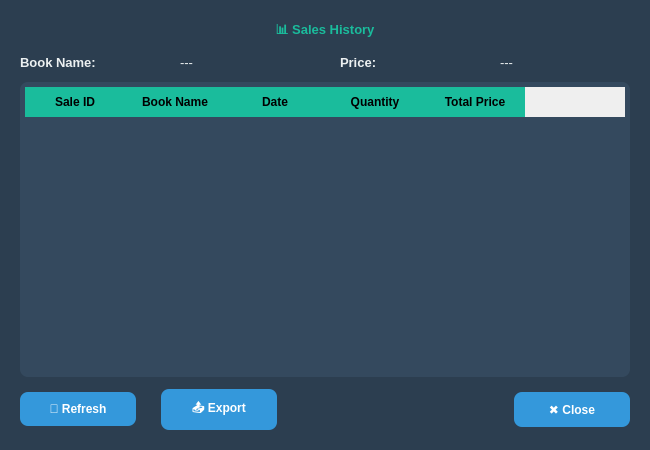
<?xml version="1.0" encoding="UTF-8"?>
<ui version="4.0">
 <class>SalesHistory</class>
 <widget class="QDialog" name="SalesHistory">
  <property name="windowTitle">
   <string>Sales History</string>
  </property>
  <property name="minimumSize">
   <size>
    <width>650</width>
    <height>450</height>
   </size>
  </property>
  <property name="maximumSize">
   <size>
    <width>900</width>
    <height>650</height>
   </size>
  </property>
  <property name="styleSheet">
   <string notr="true">
    QDialog {
      background-color: #2c3e50;
      color: white;
      font-family: "Segoe UI", Tahoma, Geneva, Verdana, sans-serif;
    }
    QLabel {
      font-size: 13px;
      font-family: "Segoe UI", Tahoma, Geneva, Verdana, sans-serif;
      color: #ecf0f1;
    }
    QPushButton {
      background-color: #3498db;
      color: white;
      font-weight: bold;
      border-radius: 8px;
      padding: 10px 18px;
      border: none;
      min-width: 80px;
      box-shadow: 2px 2px 5px rgba(0,0,0,0.3);
    }
    QPushButton:hover {
      background-color: #2980b9;
    }
    QPushButton:pressed {
      background-color: #1f618d;
    }
    QTableWidget {
      background-color: #34495e;
      alternate-background-color: #3e536b;
      gridline-color: #5d6d7e;
      font-size: 14px;
      selection-background-color: #16a085;
      selection-color: white;
      border-radius: 8px;
      padding: 5px;
    }
    QTableWidget::item:hover {
      background-color: #2980b9;
      color: white;
    }
    QHeaderView::section {
      background-color: #1abc9c;
      color: black;
      font-weight: bold;
      padding: 6px;
      border: none;
    }
   </string>
  </property>
  <layout class="QVBoxLayout" name="verticalLayout">
   <property name="spacing">
    <number>12</number>
   </property>
   <property name="margin">
    <number>20</number>
   </property>

   <!-- Title -->
   <item>
    <widget class="QLabel" name="titleLabel">
     <property name="text">
      <string>📊 Sales History</string>
     </property>
     <property name="alignment">
      <set>Qt::AlignCenter</set>
     </property>
     <property name="font">
      <font>
       <pointsize>20</pointsize>
       <bold>true</bold>
       <weight>75</weight>
      </font>
     </property>
     <property name="styleSheet">
      <string notr="true">
       color: #1abc9c;
       text-shadow: 1px 1px 2px rgba(0,0,0,0.4);
      </string>
     </property>
    </widget>
   </item>

   <!-- Book info layout -->
   <item>
    <layout class="QHBoxLayout" name="bookInfoLayout">
     <property name="spacing">
      <number>30</number>
     </property>

     <item>
      <widget class="QLabel" name="labelBookNameTitle">
       <property name="text">
        <string>Book Name:</string>
       </property>
       <property name="font">
        <font>
         <pointsize>14</pointsize>
         <bold>true</bold>
        </font>
       </property>
      </widget>
     </item>
     <item>
      <widget class="QLabel" name="labelBookName">
       <property name="text">
        <string>---</string>
       </property>
       <property name="font">
        <font>
         <pointsize>14</pointsize>
        </font>
       </property>
      </widget>
     </item>

     <item>
      <widget class="QLabel" name="labelBookPriceTitle">
       <property name="text">
        <string>Price:</string>
       </property>
       <property name="font">
        <font>
         <pointsize>14</pointsize>
         <bold>true</bold>
        </font>
       </property>
      </widget>
     </item>
     <item>
      <widget class="QLabel" name="labelBookPrice">
       <property name="text">
        <string>---</string>
       </property>
       <property name="font">
        <font>
         <pointsize>14</pointsize>
        </font>
       </property>
      </widget>
     </item>
    </layout>
   </item>

   <!-- Table showing sales records -->
   <item>
    <widget class="QTableWidget" name="salesTable">
     <property name="columnCount">
      <number>5</number>
     </property>
     <property name="rowCount">
      <number>0</number>
     </property>
     <column>
      <property name="text">
       <string>Sale ID</string>
      </property>
     </column>
     <column>
      <property name="text">
       <string>Book Name</string>
      </property>
     </column>
     <column>
      <property name="text">
       <string>Date</string>
      </property>
     </column>
     <column>
      <property name="text">
       <string>Quantity</string>
      </property>
     </column>
     <column>
      <property name="text">
       <string>Total Price</string>
      </property>
     </column>
     <property name="alternatingRowColors">
      <bool>true</bool>
     </property>
     <property name="selectionBehavior">
      <enum>QAbstractItemView::SelectRows</enum>
     </property>
     <property name="selectionMode">
      <enum>QAbstractItemView::SingleSelection</enum>
     </property>
    </widget>
   </item>

   <!-- Buttons layout -->
   <item>
    <layout class="QHBoxLayout" name="buttonsLayout">
     <property name="spacing">
      <number>25</number>
     </property>

     <item>
      <widget class="QPushButton" name="refreshButton">
       <property name="text">
        <string>🔄 Refresh</string>
       </property>
      </widget>
     </item>

     <item>
      <widget class="QPushButton" name="exportButton">
       <property name="text">
        <string>📤 Export</string>
       </property>
      </widget>
     </item>

     <item>
      <spacer name="horizontalSpacer">
       <property name="orientation">
        <enum>Qt::Horizontal</enum>
       </property>
       <property name="sizeHint">
        <size>
         <width>40</width>
         <height>20</height>
        </size>
       </property>
      </spacer>
     </item>

     <item>
      <widget class="QPushButton" name="closeButton">
       <property name="text">
        <string>✖ Close</string>
       </property>
      </widget>
     </item>
    </layout>
   </item>
  </layout>
 </widget>
 <connections>
  <connection>
   <sender>closeButton</sender>
   <signal>clicked()</signal>
   <receiver>SalesHistory</receiver>
   <slot>reject()</slot>
  </connection>
 </connections>
</ui>
